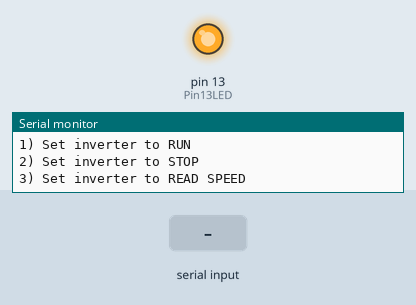
Simulated run of this sketch. Board: Arduino Uno, built with avr-gcc and run on an emulated ATmega328P. On the bench: output pins drawn as LEDs (lit = HIGH), the last lines printed to the serial monitor. The inputs (shaded band) are chosen by the test bench. Pins used as bus, display or sensor lines are not drawn.

Above: at 1.2 s.
1.3 s: "1" received over Serial
At 2.0 s:
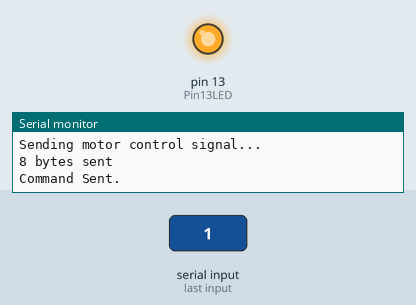
2.8 s: "2" received over Serial
At 3.2 s:
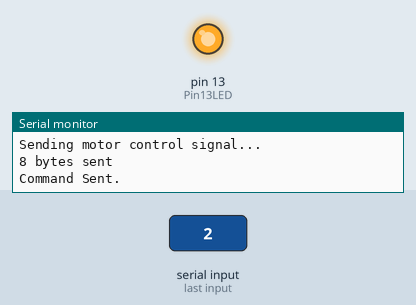
Timing chart, 0 to 5.8 s (numbered marks = the images above; inputs shaded):
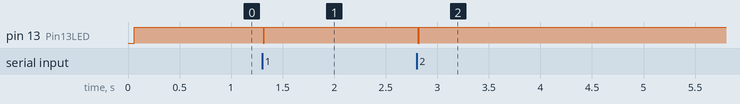

The sketch:

RS485Playground_stable.ino
```cpp
/* L510 Inverter Current Speed Reader
 * Using RS485
*/

/*-----( Import needed libraries )-----*/
#include <SoftwareSerial.h>
/*-----( Declare Constants and Pin Numbers )-----*/
#define SSerialRX        10  //Serial Receive pin
#define SSerialTX        11  //Serial Transmit pin

#define SSerialTxControl 3   //RS485 Direction control

#define RS485Transmit    HIGH
#define RS485Receive     LOW

#define Pin13LED         13

/*-----( Declare objects )-----*/
SoftwareSerial RS485Serial(SSerialRX, SSerialTX); // RX, TX

/*-----( Declare Variables )-----*/
int byteReceived;
int byteSend;
int i;
char rx_byte = 0; // place to store serial port input

void setup()   /****** SETUP: RUNS ONCE ******/
{
  // Start the built-in serial port, probably to Serial Monitor
  Serial.begin(9600);

  pinMode(Pin13LED, OUTPUT);
  pinMode(SSerialTxControl, OUTPUT);

  digitalWrite(SSerialTxControl, RS485Receive);  // Init Transceiver

  // Start the software serial port, to another device
  RS485Serial.begin(9600);   // set the data rate

  // Print menu options
  Serial.println("Arduino Motor Control Menu");
  Serial.println("Select option:");
  Serial.println("1) Set inverter to RUN");
  Serial.println("2) Set inverter to STOP");
  Serial.println("3) Set inverter to READ SPEED");

}//--(end setup )---

// Function that sends data to RS485 port to run inverter
void motor_stop()
{
  Serial.println("Sending motor control signal...");
    char controlStatement[] = {0x01, 0x06, 0x25, 0x01, 0x00, 0x00, 0xD3, 0x06}; // STATEMENT THAT REQUESTS MOTOR STOP

    digitalWrite(SSerialTxControl, RS485Transmit);  // Enable RS485 Transmit

    for(i=0; i<sizeof(controlStatement);i++){
      RS485Serial.print(controlStatement[i]);          // Send byte to inverter

    }
      Serial.print(sizeof(controlStatement));
      Serial.println(" bytes sent");

    digitalWrite(Pin13LED, LOW);  // Show activity
    delay(10);
    digitalWrite(SSerialTxControl, RS485Receive);  // Disable RS485 Transmit


  if (RS485Serial.available())  //Look for data from inverter
   {
    digitalWrite(Pin13LED, HIGH);  // Show activity

    for(i=0; i<16; i++)
    {
         byteReceived = RS485Serial.read();    // Read received byte
         Serial.print(byteReceived,HEX);        // Show on Serial Monitor
         Serial.print(",");

         delay(10);
    }

    digitalWrite(Pin13LED, LOW);  // Show activity
   }

   Serial.println("Command Sent.");
}
void motor_run()
{
  Serial.println("Sending motor control signal...");
    char controlStatement[] = {0x01, 0x06, 0x25, 0x01, 0x00, 0x01, 0x12, 0xC6}; // STATEMENT THAT REQUESTS MOTOR RUN
    //char controlStatement[] = {0x01, 0x08, 0x00, 0x00, 0xA5, 0x37, 0xDA, 0x8D}; // LOOPBACK REQUEST
    //char controlStatement[] = {0x01, 0x02, 0xA3, 0x04};
    // Statement should be:

    digitalWrite(SSerialTxControl, RS485Transmit);  // Enable RS485 Transmit

    for(i=0; i<sizeof(controlStatement);i++){
      RS485Serial.print(controlStatement[i]);          // Send byte to inverter

    }
      Serial.print(sizeof(controlStatement));
      Serial.println(" bytes sent");

    digitalWrite(Pin13LED, LOW);  // Show activity
    delay(10);
    digitalWrite(SSerialTxControl, RS485Receive);  // Disable RS485 Transmit


  if (RS485Serial.available())  //Look for data from inverter
   {
    digitalWrite(Pin13LED, HIGH);  // Show activity

    for(i=0; i<16; i++)
    {
         byteReceived = RS485Serial.read();    // Read received byte
         Serial.print(byteReceived,HEX);        // Show on Serial Monitor
         Serial.print(",");

         delay(10);
    }

    digitalWrite(Pin13LED, LOW);  // Show activity
   }

   Serial.println("Command Sent.");
}
void loop()   /****** LOOP: RUNS CONSTANTLY ******/
{

  digitalWrite(Pin13LED, HIGH);  // Show activity
  if (Serial.available())  // If we have input from the terminal
  {
    rx_byte = Serial.read(); // get menu input
    Serial.print("Option: " );
    Serial.println(rx_byte);

    switch(rx_byte){
       case '1':
        Serial.println("RUN Motor.");
        motor_run();
        break;
       case '2':
        Serial.println("STOP Motor.");
        motor_stop();
        break;
       case '3':
        Serial.println("READ Speed.");
        break;
       default:
        Serial.println("Unknown option.");

    }
  }

}//--(end main loop )---

/*-----( Declare User-written Functions )-----*/

//NONE
//*********( THE END )***********
```

Measured:
- after the input at 1.3 s, pin 13 (Pin13LED): HIGH → LOW at once, → HIGH 0.01 s later
- after the input at 2.8 s, pin 13 (Pin13LED): HIGH → LOW at once, → HIGH 0.01 s later
